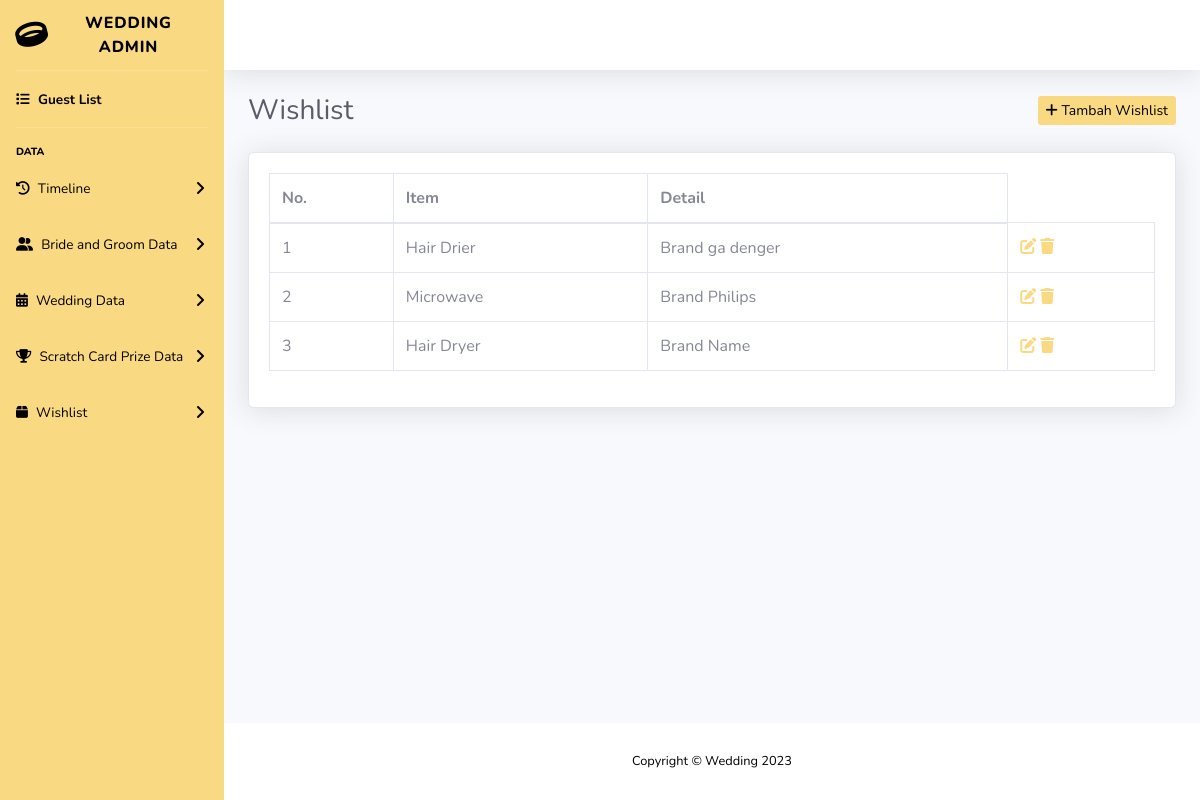
Screenshot of /admin/pages/wishlistTable.php with the database file from the repository.
### tables this page shows
CREATE TABLE `wishlist` (
  `id` int(11) NOT NULL,
  `item` varchar(100) NOT NULL,
  `detail` varchar(200) NOT NULL
);

### admin/pages/wishlistTable.php (the view, shortened to what this page needs)
<?php include '../component/connect.php';
?>
<!DOCTYPE html>
<html lang="en">
<head>
    <link href="../component/vendor/fontawesome-free/css/all.min.css" rel="stylesheet" type="text/css">
    <link rel="stylesheet" href="https://cdnjs.cloudflare.com/ajax/libs/font-awesome/6.1.1/css/all.min.css" type="text/css">
    <link href="../component/css/sb-admin-2.min.css" rel="stylesheet">
</head>
<body id="page-top">
    <div id="wrapper">
        <?php include '../component/sidebar.php' ?>
        <div id="content-wrapper" class="d-flex flex-column">
            <div id="content">
                <nav class="navbar navbar-expand navbar-light bg-white topbar mb-4 static-top shadow">
                </nav>
                <div class="container-fluid">
                    <div class="d-sm-flex align-items-center justify-content-between mb-4">
                        <h1 class="h3 mb-0 text-gray-800">Wishlist</h1>
                        <a href="wishlist.php" class="d-none d-sm-inline-block btn btn-sm btn-primary yellow black" style="border:none"><i class="fas fa-plus"></i> Tambah Wishlist</a>
                    </div>
                    <div class="card shadow mb-4 w-100">
                        <div class="card-body">
                            <div class="table-responsive">
                                <table class="table table-bordered" id="dataTable" width="100%" cellspacing="0">
                                    <thead>
                                        <tr>
                                            <th>No.</th>
                                            <th>Item</th>
                                            <th>Detail</th>
                                        </tr>
                                    </thead>
                                    <tbody>
<?php
    $query ="SELECT * FROM wishlist";
    $select_wishlist =  $connect->prepare($query);
    $select_wishlist -> execute();
    $index = 1;
    if($select_wishlist->rowCount()>0){
        while ($fetch_wishlist = $select_wishlist ->fetch(PDO::FETCH_ASSOC)){
            ?>
                        <tr>
                            <td><?=$index?></td>
                            <td><?=$fetch_wishlist['item']?></td>
                            <td><?=$fetch_wishlist['detail']?></td>
                            <td><a href="wishlist.php?edit=<?=$fetch_wishlist['id']?>"><i class="fa-solid fa-pen-to-square" style="color: #fad983;"></i></a>
                            <a href="wishlistTable.php?delete=<?=$fetch_wishlist['id']?>"><i class="fa-solid fa-trash" style="color: #fad983;"></i></a></td>
                    <?php
                        $index++;
        }
    }
?>
                                    </tbody>
                                </table>
                            </div>
                        </div>
                    </div>
                </div>
            </div>
            <?php include '../component/footer.php' ?>
        </div>
    </div>
</body>
</html>

### admin/pages/wishlistTable.php (style rules this page uses)
.yellow { background-image: linear-gradient(to right, #FAD983 0%, #FAD983 100%); }
.black { color: black; }

### admin/component/sidebar.php (style rules this page uses)
.yellow { background-image: linear-gradient(to right, #FAD983 0%, #FAD983 100%); }
.black, span { color: black; }

### rows the page displays
wishlist: item "Hair Drier", detail "Brand ga denger"
wishlist: item "Microwave", detail "Brand Philips"
wishlist: item "Hair Dryer", detail "Brand Name"
